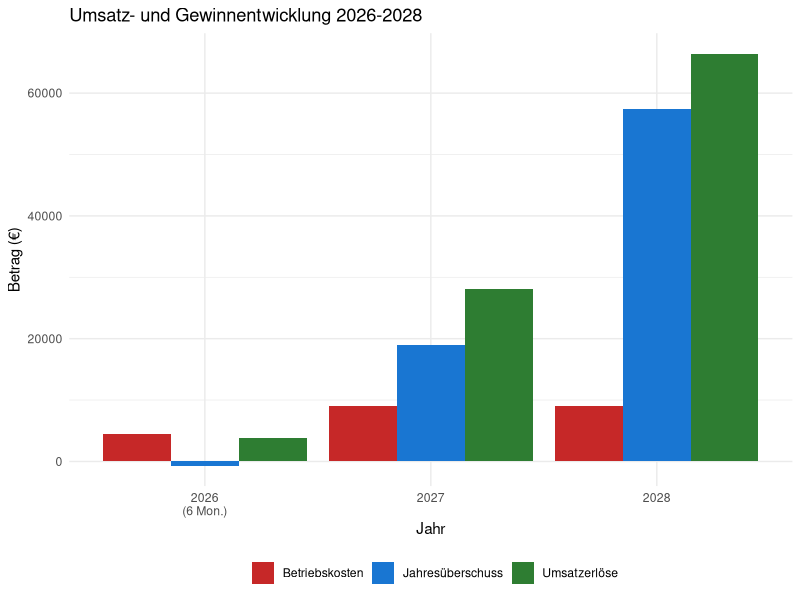

Recreate this plot in R.
## ---- chunk 1
#| echo: false
#| eval: true
#| label: fig-unternehmensentwicklung
#| fig-cap: "Umsatz- und Gewinnentwicklung 2026-2028"
library(tidyverse)

# Creating data
jahre <- c("2026\n(6 Mon.)", "2027", "2028")
umsatz <- c(3868, 28084, 66404)
kosten <- c(4530, 9060, 9060)
gewinn <- c(-662, 19024, 57344)

df <- tibble(
  Jahr = factor(jahre, levels = jahre),
  Umsatzerlöse = umsatz,
  Betriebskosten = kosten,
  Jahresüberschuss = gewinn
)

# Creating plot
df_long <- df |>
  pivot_longer(cols = -Jahr, names_to = "Kategorie", values_to = "Betrag")

ggplot(df_long, aes(x = Jahr, y = Betrag, fill = Kategorie)) +
  geom_col(position = "dodge") +
  scale_fill_manual(values = c("Umsatzerlöse" = "#2E7D32",
                                "Betriebskosten" = "#C62828",
                                "Jahresüberschuss" = "#1976D2")) +
  labs(title = "Umsatz- und Gewinnentwicklung 2026-2028",
       x = "Jahr",
       y = "Betrag (€)",
       fill = "") +
  theme_minimal() +
  theme(legend.position = "bottom")
